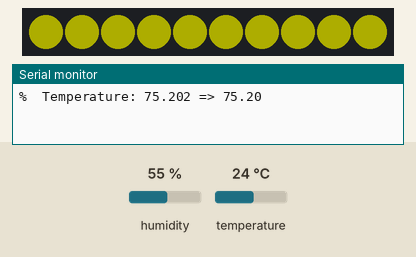
Bench run of a sketch on a simulated Arduino Uno, built with avr-gcc and run on an emulated ATmega328P. Parts: 10 RGB LEDs in strip order, left to right, the last lines printed to the serial monitor. Inputs (shaded band) come from the test bench; at power-on: temperature 24 °C, humidity 55 %. Dim RGB values are drawn brighter than linear.

Above: at 6.6 s.
At 9.8 s:
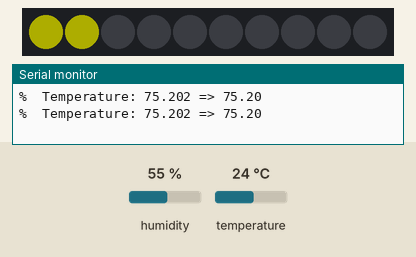
9.9 s: temperature set to 12 °C
At 16.4 s:
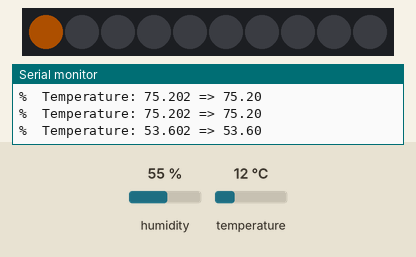
19.0 s: temperature set to 19 °C
At 24.5 s:
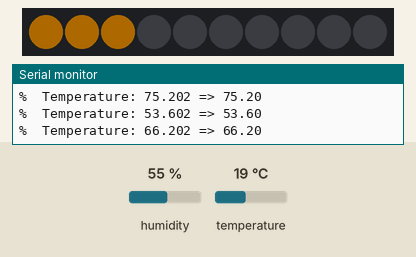
27.0 s: temperature set to 28 °C
At 35.5 s:
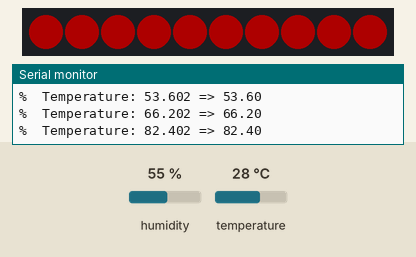
Timing chart, 0 to 37.0 s (numbered marks = the images above; inputs shaded):
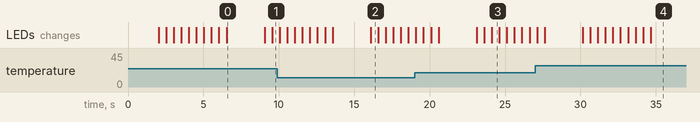

The sketch:

TempNeoPixel.ino
```cpp
#include <Adafruit_NeoPixel.h>
#include "DHT.h"
#define DHTPIN 2
#define DHTTYPE DHT11
#define LED_PIN 9
#define LED_COUNT 10

DHT dht(DHTPIN, DHTTYPE);

Adafruit_NeoPixel strip(LED_COUNT, LED_PIN, NEO_GRB + NEO_KHZ800);

int r=0, g=0, b=255;

/*int r(int t) //red function
{
  if(t < 70) return 0;
  if(t>30) return 255;

  return map(t, 70, 80, 0, 255);
}

int g(int t) //green function
{
  if(t < 70
}*/

void setup()
{
  Serial.begin(9600);
  dht.begin();
  strip.begin();
  strip.show();
  strip.setBrightness(50);
}

void loop()
{
  //Temp Reading
  delay(2000);
  float t = dht.readTemperature(true); // in fahrenheit

  if (isnan(t))
  {
    Serial.println(F("Failed to read from DHT sensor!"));
    return;
  }

  Serial.print(F("%  Temperature: "));
  Serial.print(t);

  int tValue = digitalRead(2);

  Serial.print("2 => ");
  Serial.println(t);

//notes
//use <= so values inclusive?

  for(int i=0; i<LED_COUNT; i++)
  {
    if(t<75) //r(t)
    {
      r = 0;
    }
    if(t>75 && t<90)
    {
      //r = ((51/6)t-510);
      r = map(t, 75, 90, 0, 255);
    }
    else(t>90);
    {
      r = 255;
    }

    if(t<60) //g(t)
    {
      g = 0;
    }
    if(t>60 && t<75)
    {
      g = map(t, 60, 75, 0, 255);
    }
    if(t>75 && t<90);
    {
      g = map(t, 75, 90, 255, 0);
    }
    if(t>80)
    {
      g = 0;
    }

    if(t<60) //b(t)
    {
      b = 255;
    }
    else if(t>60 && t<75)
    {
      b = map(t, 60, 75, 255, 0); //inverted
    }
    else(t>90);
    {
      b = 0;
    }

    strip.setPixelColor(i, strip.Color(r, g, b));
    strip.show();
    delay(500);
    //strip.clear();
   }
   strip.clear();
}
```

Measured:
- after the input at 9.9 s, the LEDs: first differ from a run without the input after 6.2 s (image 2)
- after the input at 19.0 s, the LEDs: first differ from a run without the input after 4.1 s (image 3 shows a later state)
- after the input at 27.0 s, the LEDs: first differ from a run without the input after 3.2 s (image 4 shows a later state)
- what the display in image 0 shows lasts 2.6 s, from 6.5 s to 9.1 s
- what the display in image 2 shows lasts 0.5 s, from 16.1 s to 16.6 s
